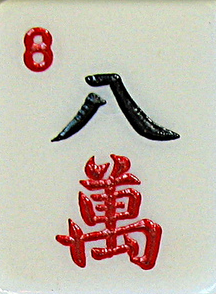
%> input picture data/images/mahjong/eight.png, 216 x 294 px
$ octave generateMahjongFigure.m   (GNU Octave 9; MATLAB toolbox functions it lacks are replaced by stand-ins)
%> lines starting %> are read from the running program, lines starting %| are printed output that depends on the picture; in (x1, y1, x2, y2) boxes, pixels count from 0 and x2, y2 are one past the last pixel; in counts of white or black regions, pixels touching at a corner belong together; the program's own positions count from 1
%% Read data

p0im = '../data/images/mahjong/eight.png';
p1im = '../data/images/mahjong/nine.png';

p0 = 1-im2double(rgb2gray(imread(p0im)));
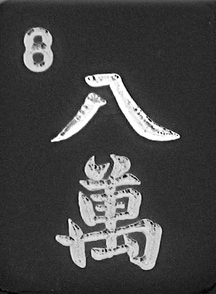
%> p0: size 294x216 double; min 0, max 1, mean 0.271
p1 = 1-im2double(rgb2gray(imread(p1im)));
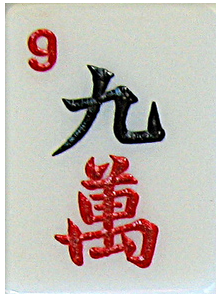
%> input picture data/images/mahjong/nine.png, 216 x 294 px
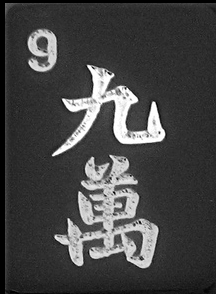
%> p1: size 294x216 double; min 0, max 1, mean 0.27
% p0 = (p0 - min(p0(:)))/(max(p0(:))-min(p0(:)));
% p1 = (p1 - min(p1(:)))/(max(p1(:))-min(p1(:)));
p0 = double(p0 > .5);
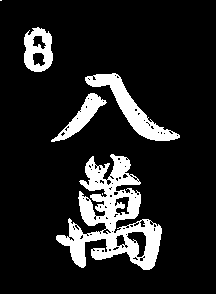
%> p0: size 294x216 double; values 0 (black) and 1 (white), 13.4% white; 6 white regions (2 under 20 px), largest, box (x1, y1, x2, y2) and area: (56, 154, 162, 270) 5209, (85, 73, 180, 141) 1629, (24, 27, 53, 72) 850, (51, 93, 107, 142) 787
p1 = double(p1 > .5);
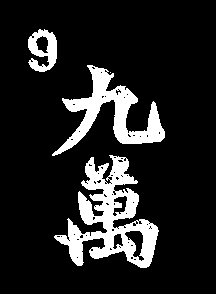
%> p1: size 294x216 double; values 0 (black) and 1 (white), 13.7% white; 4 white regions (1 under 20 px), largest, box (x1, y1, x2, y2) and area: (54, 155, 159, 268) 4836, (52, 65, 165, 156) 3125, (28, 29, 57, 72) 737

imSize = size(p0);
%> imSize = [294 216]
p0 = p0(:);
p1 = p1(:);

p0 = p0 + 1e-7;
p0 = p0 / sum(p0);
p1 = p1 + 1e-7;
p1 = p1 / sum(p1);

n = length(p0);
%> n = 63504
p = [p0 p1]*n;
areaWeights = ones(n,1)/n;

%%
help imfilter

%% Set up blur

filterSize = 4; %was 5

h = fspecial('gaussian',[1 max(imSize)],filterSize);% hsize sigma
h = h / sum(h);

imBlur = @(x) imfilter(imfilter(x,h,'replicate'),h','replicate');
imagesc(imBlur(reshape(p0,imSize)));
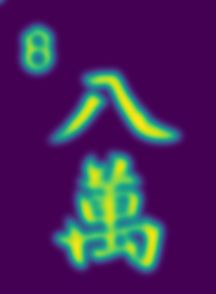
%> displayed picture: size 294x216x3, on the screen's scale of 0 to 255; mean R, G, B 71.4, 39.1, 91.8

%blurColumn = @(x) reshape(fastBlur(reshape(x,imSize),filterSize),[],1);
blurColumn = @(x) reshape(imBlur(reshape(x,imSize)),[],1);
blurAll = @(x) cell2mat(cellfun(blurColumn, num2cell(x,1), 'UniformOutput', false));

imagesc(reshape(blurAll(p1),imSize));
axis equal;
axis off;
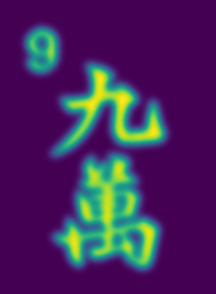
%> displayed picture: size 294x216x3, on the screen's scale of 0 to 255; mean R, G, B 71, 40, 92.6

%% Compute barycenter

steps = linspace(0,1,5);
averages = cell(length(steps),1);
barycenters = cell(length(steps),1);

entropies = -sum(p.*log(p).*[areaWeights areaWeights]);
%> entropies = [-2.01 -1.99]
minEntropy = min(entropies);
%> minEntropy = -2.01
targetEntropy = minEntropy;
%> targetEntropy = -2.01

close all;
for i=1:length(steps)
    fprintf('Test %d\n',i);
    t = steps(i);
    alpha = [t (1-t)]

    a = sum(bsxfun(@times,p,alpha),2);
    averages{i} = reshape(a,imSize);

    subplot(1,2,1);
    imagesc(averages{i});axis equal;axis off;
    colormap gray

%> (the run ends here)
